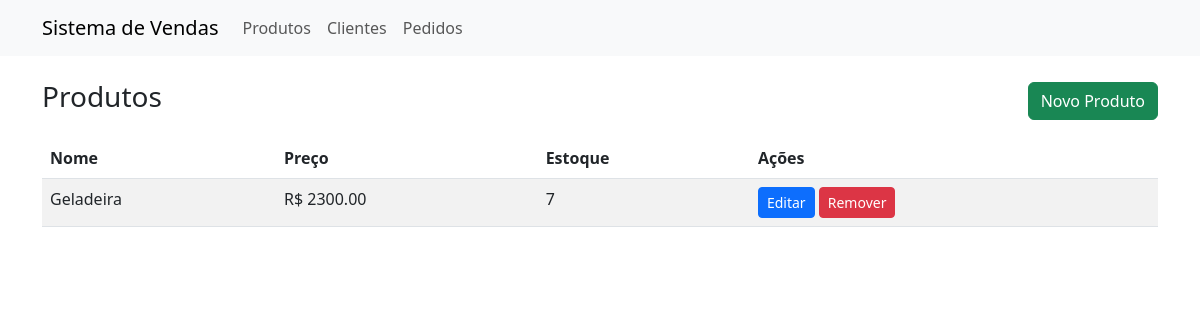
/products, run on an earlier commit of the app's database.
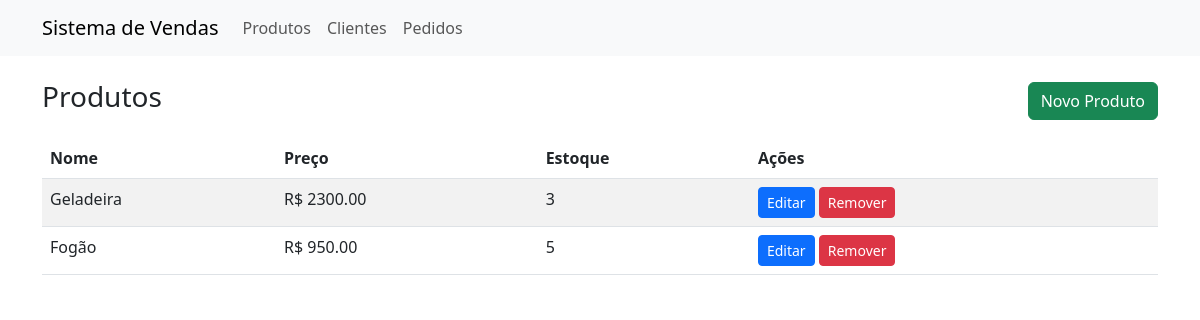
And on a later commit of the database.
### app.py (models this page shows)
class Product(db.Model):
    id = db.Column(db.Integer, primary_key=True)
    name = db.Column(db.String(120), nullable=False)
    price = db.Column(db.Float, nullable=False)
    stock = db.Column(db.Integer, nullable=False, default=0)

### app.py (the view)
@app.route('/products')
def products():
    return render_template('products.html', products=Product.query.all())

### templates/products.html
{% extends 'base.html' %}
{% block content %}
<div class="d-flex justify-content-between align-items-center mb-3">
  <h3>Produtos</h3>
  <a class="btn btn-success" href="{{ url_for('product_new') }}">Novo Produto</a>
</div>
<table class="table table-striped">
  <thead><tr><th>Nome</th><th>Preço</th><th>Estoque</th><th>Ações</th></tr></thead>
  <tbody>
    {% for p in products %}
    <tr>
      <td>{{ p.name }}</td>
      <td>R$ {{ '%.2f'|format(p.price) }}</td>
      <td>{{ p.stock }}</td>
      <td>
        <a class="btn btn-sm btn-primary" href="{{ url_for('product_edit', product_id=p.id) }}">Editar</a>
        <form method="post" action="{{ url_for('product_delete', product_id=p.id) }}" style="display:inline-block" onsubmit="return confirm('Remover produto?')">
          <button class="btn btn-sm btn-danger">Remover</button>
        </form>
      </td>
    </tr>
    {% endfor %}
  </tbody>
</table>
{% endblock %}

### templates/base.html (shortened to what this page needs)
<!doctype html>
<html lang="pt-br">
  <head>
    <link href="https://cdn.jsdelivr.net/npm/bootstrap@5.3.0/dist/css/bootstrap.min.css" rel="stylesheet">
  </head>
  <body>
  <nav class="navbar navbar-expand-lg bg-light mb-4">
    <div class="container">
      <a class="navbar-brand" href="{{ url_for('index') }}">Sistema de Vendas</a>
      <div class="collapse navbar-collapse">
        <ul class="navbar-nav me-auto mb-2 mb-lg-0">
          <li class="nav-item"><a class="nav-link" href="{{ url_for('products') }}">Produtos</a></li>
          <li class="nav-item"><a class="nav-link" href="{{ url_for('clients') }}">Clientes</a></li>
          <li class="nav-item"><a class="nav-link" href="{{ url_for('orders') }}">Pedidos</a></li>
        </ul>
      </div>
    </div>
  </nav>
  <div class="container">
    {% block content %}{% endblock %}
  </div>
  </body>
</html>

What changed in the data, as far as the page shows it:
changed Product "Geladeira": stock "7" → "3"
added Product: name "Fogão", price "950.00", stock "5"
